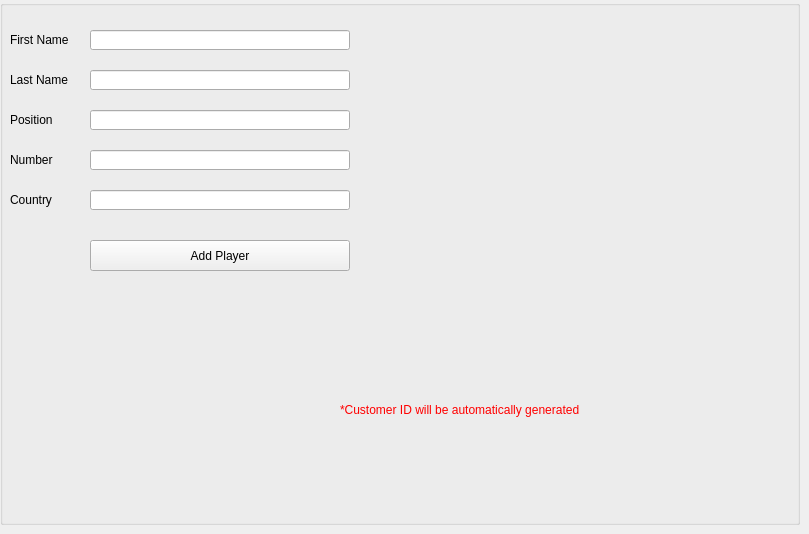
      <widget class="QWidget" name="addCustomerTab">
       <attribute name="title">
        <string>Add Player</string>
       </attribute>
       <widget class="QGroupBox" name="addCustomerGroupBox">
        <property name="geometry">
         <rect>
          <x>0</x>
          <y>0</y>
          <width>800</width>
          <height>525</height>
         </rect>
        </property>
        <property name="title">
         <string/>
        </property>
        <widget class="QLabel" name="label">
         <property name="geometry">
          <rect>
           <x>10</x>
           <y>30</y>
           <width>60</width>
           <height>20</height>
          </rect>
         </property>
         <property name="text">
          <string>First Name</string>
         </property>
        </widget>
        <widget class="QLineEdit" name="firstNameLineEditAddPlayerTab">
         <property name="geometry">
          <rect>
           <x>90</x>
           <y>30</y>
           <width>260</width>
           <height>20</height>
          </rect>
         </property>
        </widget>
        <widget class="QLabel" name="label_2">
         <property name="geometry">
          <rect>
           <x>10</x>
           <y>70</y>
           <width>60</width>
           <height>20</height>
          </rect>
         </property>
         <property name="text">
          <string>Last Name</string>
         </property>
        </widget>
        <widget class="QLineEdit" name="lastNameLineEditAddPlayerTab">
         <property name="geometry">
          <rect>
           <x>90</x>
           <y>70</y>
           <width>260</width>
           <height>20</height>
          </rect>
         </property>
        </widget>
        <widget class="QLineEdit" name="positionLineEditAddCustomerTab">
         <property name="geometry">
          <rect>
           <x>90</x>
           <y>110</y>
           <width>260</width>
           <height>20</height>
          </rect>
         </property>
        </widget>
        <widget class="QLabel" name="label_3">
         <property name="geometry">
          <rect>
           <x>10</x>
           <y>110</y>
           <width>60</width>
           <height>20</height>
          </rect>
         </property>
         <property name="text">
          <string>Position</string>
         </property>
        </widget>
        <widget class="QLabel" name="label_4">
         <property name="geometry">
          <rect>
           <x>10</x>
           <y>150</y>
           <width>60</width>
           <height>20</height>
          </rect>
         </property>
         <property name="text">
          <string>Number</string>
         </property>
        </widget>
        <widget class="QLineEdit" name="numberLineEditAddCustomerTab">
         <property name="geometry">
          <rect>
           <x>90</x>
           <y>150</y>
           <width>260</width>
           <height>20</height>
          </rect>
         </property>
        </widget>
        <widget class="QLineEdit" name="countryLineEditAddCustomerTab">
         <property name="geometry">
          <rect>
           <x>90</x>
           <y>190</y>
           <width>260</width>
           <height>20</height>
          </rect>
         </property>
        </widget>
        <widget class="QLabel" name="label_5">
         <property name="geometry">
          <rect>
           <x>10</x>
           <y>190</y>
           <width>60</width>
           <height>20</height>
          </rect>
         </property>
         <property name="text">
          <string>Country</string>
         </property>
        </widget>
        <widget class="QLabel" name="label_6">
         <property name="geometry">
          <rect>
           <x>340</x>
           <y>400</y>
           <width>261</width>
           <height>20</height>
          </rect>
         </property>
         <property name="styleSheet">
          <string notr="true">color: red;</string>
         </property>
         <property name="text">
          <string>*Customer ID will be automatically generated</string>
         </property>
        </widget>
        <widget class="QPushButton" name="addPlayerButtonAddCustomerTab">
         <property name="geometry">
          <rect>
           <x>90</x>
           <y>240</y>
           <width>260</width>
           <height>31</height>
          </rect>
         </property>
         <property name="text">
          <string>Add Player</string>
         </property>
        </widget>
        <widget class="QLabel" name="feedbackLabelAddCustomerTab">
         <property name="geometry">
          <rect>
           <x>90</x>
           <y>300</y>
           <width>260</width>
           <height>20</height>
          </rect>
         </property>
         <property name="text">
          <string/>
         </property>
        </widget>
       </widget>
      </widget>
